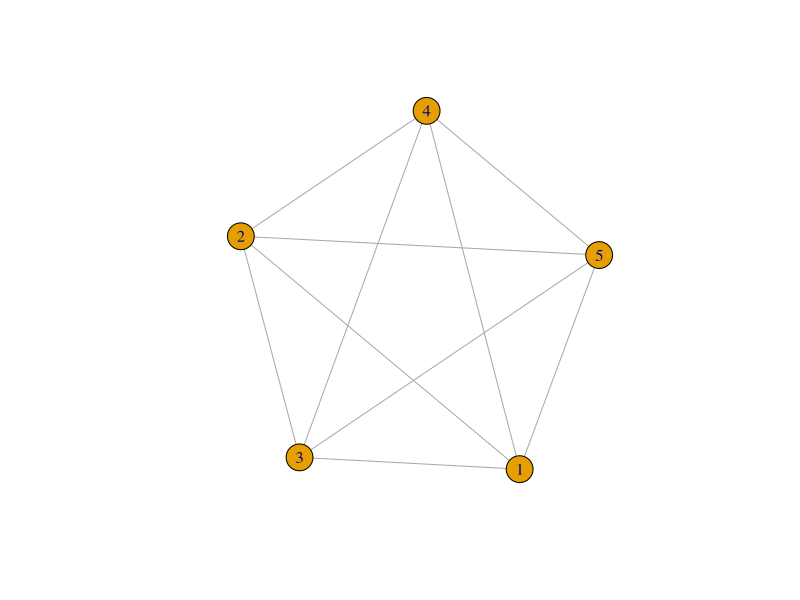

Source code (R): (Note: this script raises an error after producing the figure.)
## ---- chunk 1
knitr::opts_chunk$set(
    echo = TRUE,
    message = FALSE,
    warning = FALSE
)
## ---- chunk 2
library("igraph")
fivestargraph <- make_full_graph(n=5)
plot.igraph(fivestargraph)
## ---- chunk 3
#read GraphA
graphA<-read_graph('graphA.txt',format = "edgelist",directed = "false")
vcA<-vcount(graphA)
ecA<-ecount(graphA)
densityA<-graph.density(graphA)
diaA<-diameter(graphA,directed = "false")
radA<-radius(graphA)
#read GraphB
graphB<-read_graph('graphB.txt',format = "edgelist",directed = "false")
vcB<-vcount(graphB)
ecB<-ecount(graphB)
densityB<-graph.density(graphB)
diaB<-diameter(graphB,directed = "false")
radB<-radius(graphB)
#read GraphC
graphC<-read_graph('graphC.txt',format = "edgelist",directed = "false")
vcC<-vcount(graphC)
ecC<-ecount(graphC)
densityC<-graph.density(graphC)
diaC<-diameter(graphC,directed = "false")
radC<-radius(graphC)
header<-c("#Vertices","#Edges","Density")
tab1<-data.frame(Feature=header,GraphA=c(vcA,ecA,densityA),GraphB=c(vcB,ecB,densityB),GraphC=c(vcC,ecC,densityC))
tab1 %>% knitr::kable(caption = "Features")
## ---- chunk 4
header2<-c("Radius","Diameter")
tab2<-data.frame(Feature=header2,GraphA=c(radA,diaA),GraphB=c(radB,diaB),GraphC=c(radC,diaC))
tab2 %>% knitr::kable(caption = "Radius and Diameter")
## ---- chunk 5
ccA<-transitivity(graphA, type = "average")
ccA_g<-transitivity(graphA, type = "global")
ccB<-transitivity(graphB, type = "average")
ccB_g<-transitivity(graphB, type = "global")
ccC<-transitivity(graphC, type = "average")
ccC_g<-transitivity(graphC, type = "global")
header3<-c(" clustering coefficient(avg)"," clustering coefficient(global)")
tab3<-data.frame(Feature=header3,GraphA=c(ccA,ccA_g),GraphB=c(ccB,ccB_g),GraphC=c(ccC,ccC_g))
tab3 %>% knitr::kable(caption = "Clustering Coeff.")
## ---- chunk 6
#compute avg shortest dist
mdA<-mean_distance(graphA)
mdB<-mean_distance(graphB)
mdC<-mean_distance(graphC)
header4<-c("Average shortest path")
tab4<-data.frame(Feature=header4,GraphA=c(mdA),GraphB=c(mdB),GraphC=c(mdC))
tab4 %>% knitr::kable(caption = "Avg shortest path length")
## ---- chunk 7
#get central nodes
topDA<-head(order(degree(graphA),decreasing = TRUE),5)
topDB<-head(order(degree(graphB),decreasing = TRUE),5)
topDC<-head(order(degree(graphC),decreasing = TRUE),5)
header5<-c("Vertices with highest degree","Vertices with highest betweenness", "Common vertices")
topBA<-(head(order(betweenness(graphA),decreasing = TRUE),5))
topBB<-(head(order(betweenness(graphB),decreasing = TRUE),5))
topBC<-(head(order(betweenness(graphC),decreasing = TRUE),5))
commA<-intersect(topDA,topBA)
commB<-intersect(topDB,topBB)
commC<-intersect(topDC,topBC)
tab5<-data.frame(Feature=header5,GraphA=c(toString(topDA),toString(topBA),toString(commA)),GraphB=c(toString(topDB),toString(topBB),toString(commB)),GraphC=c(toString(topDC),toString(topBC),toString(commC)))
tab5 %>% knitr::kable(caption = "Centrality")
## ---- chunk 8
#plot a graph with powerlaw
g_powlaw <- barabasi.game(100000)
par(mfrow=c(2,2))
plot(degree.distribution(graphA),xlab = "log(k)",ylab = "log(P(k))",log="xy",type='o',main = "a: Degree Distribution GraphA")
plot(degree.distribution(graphB),xlab = "log(k)",ylab = "log(P(k))",log="xy",type='o',main = "b: Degree Distribution GraphB")
plot(degree.distribution(graphC),xlab = "log(k)",ylab = "log(P(k))",log="xy",type='o',main = "c: Degree Distribution GraphC")
plot(degree.distribution(g_powlaw),xlab = "log(k)",ylab = "log(P(k))",log="xy",type='o',main = "d: Powerlaw distribution")
#fit powerlaw
fitA <- power.law.fit(degree(graphA,mode="all"),implementation="plfit") 
fitB <- power.law.fit(degree(graphB,mode="all"),implementation="plfit") 
fitC <- power.law.fit(degree(graphC,mode="all"),implementation="plfit") 
head6<-c("GraphA","GraphB","GraphC")
tab6<-data.frame(Graph=head6,Alpha=c(fitA$alpha,fitB$alpha,fitC$alpha),X_min=c(fitA$xmin,fitB$xmin,fitC$xmin),KS_stat=c(fitA$KS.stat,fitB$KS.stat,fitC$KS.stat),P_Value=c(fitA$KS.p,fitB$KS.p,fitC$KS.p),logLik=c(fitA$logLik,fitB$logLik,fitC$logLik))
tab6 %>% knitr::kable(caption = "Power law fits")
